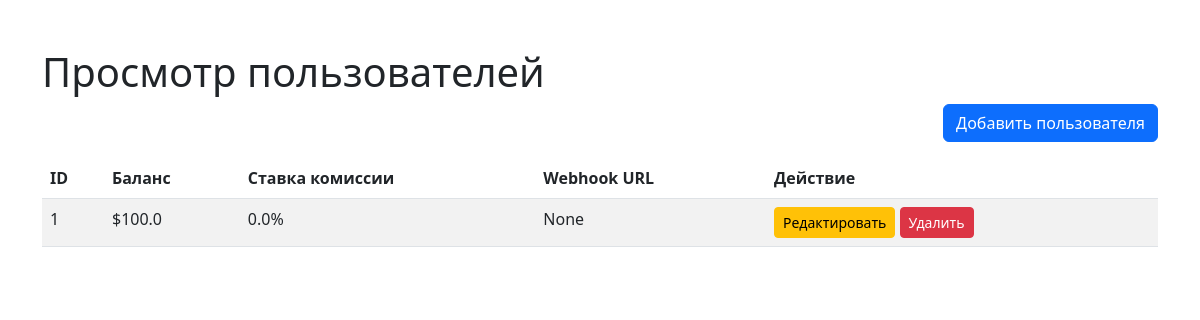
Before: /admin/users with the older database file.
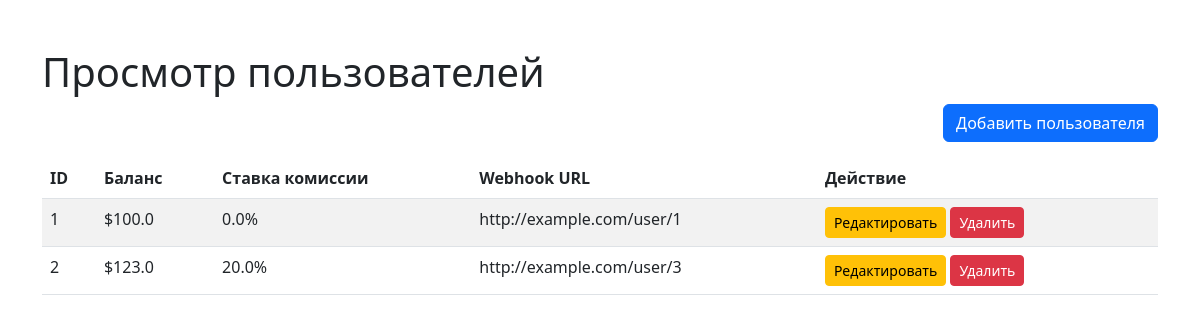
After: the same page with the newer database file.
### app.py (models this page shows, shortened)
class User(db.Model):
    id = db.Column(db.Integer, primary_key=True)
    balance = db.Column(db.Float, nullable=False, default=0.0)
    commission_rate = db.Column(db.Float, nullable=False, default=0.01)
    webhook_url = db.Column(db.String(256), nullable=True)

### app.py (the view)
@app.route('/admin/users')
def admin_users():
    users = User.query.all()
    return render_template('users.html', users=users)

### templates/users.html (shortened to what this page needs)
<!DOCTYPE html>
<html lang="ru">
<head>
    <link rel="stylesheet" href="https://cdn.jsdelivr.net/npm/bootstrap@5.3.0/dist/css/bootstrap.min.css">
</head>
<body>
    <div class="container mt-5">
        <h1>Просмотр пользователей</h1>
        <div class="d-flex justify-content-end mb-3">
            <a href="/admin/users/add" class="btn btn-primary">Добавить пользователя</a>
        </div>
        <table class="table table-striped">
            <thead>
                <tr>
                    <th>ID</th>
                    <th>Баланс</th>
                    <th>Ставка комиссии</th>
                    <th>Webhook URL</th>
                    <th>Действие</th>
                </tr>
            </thead>
            <tbody>
                {% for user in users %}
                <tr>
                    <td>{{ user.id }}</td>
                    <td>${{ user.balance }}</td>
                    <td>{{ user.commission_rate * 100 }}%</td>
                    <td>{{ user.webhook_url or 'None' }}</td>
                    <td>
                        <a href="/admin/users/edit/{{ user.id }}" class="btn btn-warning btn-sm">Редактировать</a>
                        <form action="/admin/users/delete/{{ user.id }}" method="POST" style="display:inline;">
                            <button type="submit" class="btn btn-danger btn-sm">Удалить</button>
                        </form>
                    </td>
                </tr>
                {% endfor %}
            </tbody>
        </table>
    </div>
</body>
</html>

Changed rows visible on the page:
changed User id 1: webhook_url "None" → "http://example.com/user/1"
added User: id "2", balance "123.0", user.commission_rate*100 "20.0", webhook_url "http://example.com/user/3"
